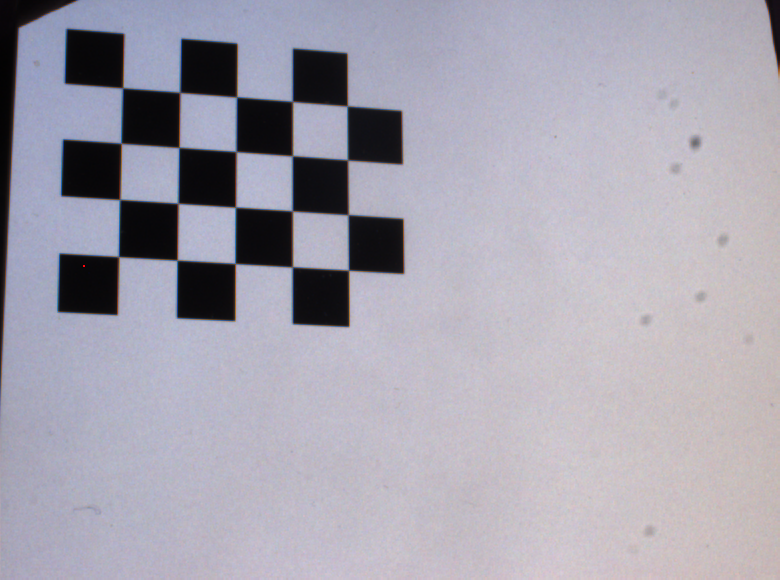
#> input picture Calibration_03_13_2020/ext_manta/ext_manta_01.png, 780 x 580 px; its folder holds 4 pictures in this run
$ python calibration.py
#> lines starting #> are read from the running program, lines starting #| are printed output that depends on the picture
""" Calibration functions. See openCV documentation for ore information"""
import numpy as np
import cv2 as cv
import glob
import matplotlib.pyplot as plt


# Nombre de coins internes du damier
NB_CORNER_WIDTH=5
NB_CORNER_HEIGHT=4
# Largeur d'un carré du damier
nb_pix = 48 # Largeur d'un carré en pixel
l_pix = 0.277e-3 # Largeur d'un pixel
squareSize = nb_pix*l_pix


def takahashi(PATH, NB_CORNER_WIDTH, NB_CORNER_HEIGHT, squareSize, cam):
    """
    Finds and write corners coordinates for each images in PATH directory. Writes all information necessary to run Takahashi's algorithm after.
    Args:
        cam: 'AV' ou 'PG'
        PATH : path to images directory
        NB_CORNER_WIDTH : number of internal corners in the left/right direction
        NB_CORNER_HEIGHT : number of internal corners in the up/down direction
        squareSize : size of chessboard square in meter
    """
    fnames = glob.glob(PATH)
    if len(fnames) > 0:
        # Intrinsic parameters
        mtx, dist = intrinsic(NB_CORNER_WIDTH, NB_CORNER_HEIGHT, squareSize, fnames)
        # Write parameter to file
        r=open("./data_{}/camera.txt".format(cam),"w+")
        for row in mtx :
            r.write("{} {} {}\n".format(row[0], row[1], row[2]))
        r.close()

        # Undistort and takahashi for each image
        index = [0, NB_CORNER_HEIGHT, -1]
        j=1
        errs =[]; good_images=[];
        for fname in fnames:
            img = cv.imread(fname)
            dst = undistort(mtx, dist, img)
            ret, objpoints, imgpoints, err = find_corners(NB_CORNER_WIDTH, NB_CORNER_HEIGHT, squareSize, dst, mtx, dist)
            # Write corner image coordinates for this image
            if ret == True :
                errs.append(err)
                good_images.append(j)
                f=open("./data_{}/input{}.txt".format(cam, j),"w+")
                for i in index :
                    p = imgpoints[i]
                    f.write("{} {}\n".format(p[0,0], p[0,1]))
                f.close()
                j+=1

        # Write corner world coordinates
        m=open("./data_{}/model.txt".format(cam),"w+")
        for i in index :
            p = objpoints[i]
            m.write("{} {} {}\n".format(p[0], p[1], p[2]))
        m.close()

        return errs, good_images
    else :
        print('No images found')


def intrinsic(NB_CORNER_WIDTH, NB_CORNER_HEIGHT, squareSize, fnames):
    """
    Find the intrinsic calibration parameters (camera matrix and distortion coefficient) of one camera
    Args:
        NB_CORNER_WIDTH : number of internal corners in the left/right direction
        NB_CORNER_HEIGHT : number of internal corners in the up/down direction
        squareSize : size of chessboard square in meter
        fnames : path to images to analyses
    Returns:
        mtx : camera matrix (K)
        dist : distortion coefficient
    """
#> called with NB_CORNER_WIDTH = 5, NB_CORNER_HEIGHT = 4, squareSize = 0.0133
    CHECKERBOARD = (NB_CORNER_HEIGHT, NB_CORNER_WIDTH)
    # termination criteria
    criteria = (cv.TERM_CRITERIA_EPS + cv.TERM_CRITERIA_MAX_ITER, 30, 0.001)
    # prepare object points (corner coordinates)
    objp = np.zeros((NB_CORNER_WIDTH*NB_CORNER_HEIGHT,3), np.float32)
    objp[:,:2] = np.mgrid[0:NB_CORNER_HEIGHT,0:NB_CORNER_WIDTH].T.reshape(-1,2)
    objp = objp*squareSize
    # Arrays to store object points and image points from all the images.
    objpoints = [] # 3d point in real world space
    imgpoints = [] # 2d points in image plane.

    for fname in fnames:
        img = cv.imread(fname)
#> img is the input picture: shape (580, 780, 3); mean B, G, R 175.2, 162.9, 165.9
        img = cv.flip(img, -1)
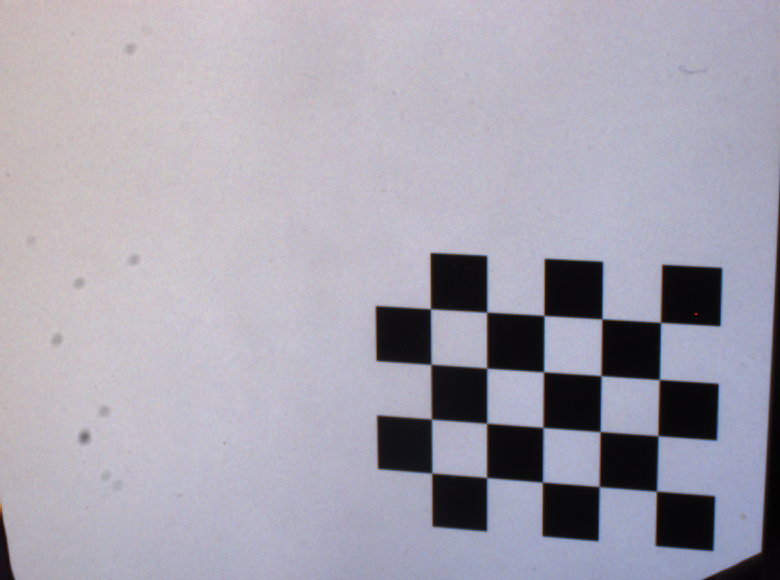
#> img: shape (580, 780, 3); mean B, G, R 175.2, 162.9, 165.9
        gray = cv.cvtColor(img, cv.COLOR_BGR2GRAY)
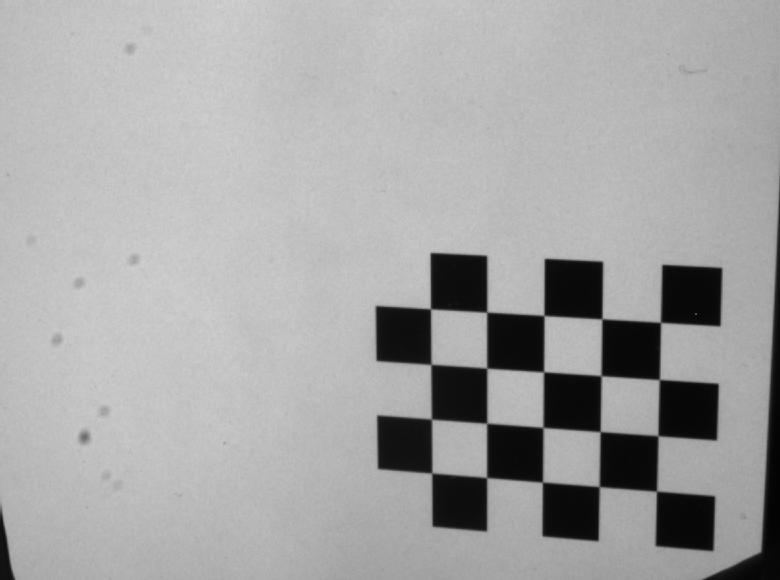
#> gray: shape (580, 780); min 2, max 211, mean 165.2
        # Find the chess board corners
        ret, corners = cv.findChessboardCorners(gray, CHECKERBOARD, None)
#> ret = True; corners = 20 rows, first 8: [660.5, 322.5], [656.7, 381.2], [659, 436.5], [655.3, 492.8], [600, 320.8], [599.1, 373.7], [600.5, 432], [599, 486.5]
        # If found, add object points, image points (after refining them)
        if ret == True:
            objpoints.append(objp)
            corners2 = cv.cornerSubPix(gray, corners, (11,11), (-1,-1), criteria)
#> corners2 = 20 rows, first 8: [660.5, 322.4], [659.4, 379.5], [658, 435.7], [656.5, 491.2], [601.9, 318.9], [601.1, 375.7], [600.1, 431.6], [599.2, 486.6]
            imgpoints.append(corners)
#> pass 2 of the loop in intrinsic, `for fname in fnames:`:
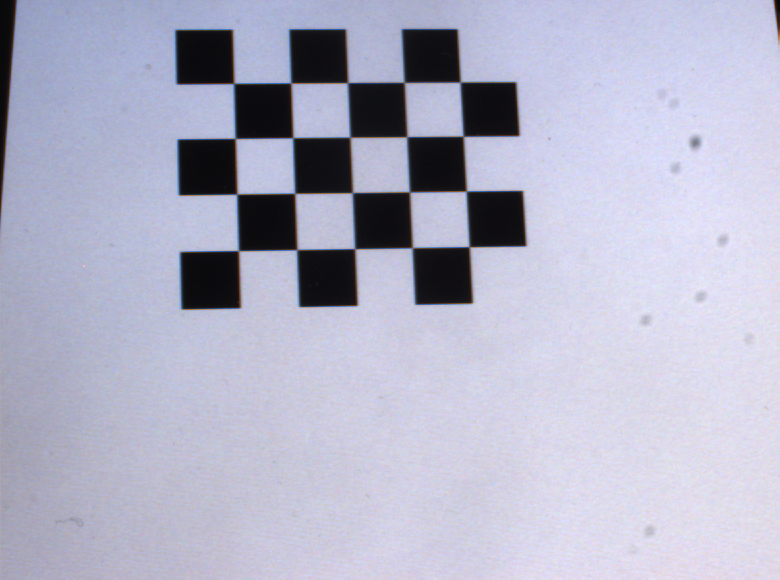
#> input picture Calibration_03_13_2020/ext_manta/ext_manta_03.png, 780 x 580 px
#> in intrinsic, img is the input picture: shape (580, 780, 3); mean B, G, R 199.3, 178.8, 178.4
#> in intrinsic, `gray = cv.cvtColor(img, cv.COLOR_BGR2GRAY)`:
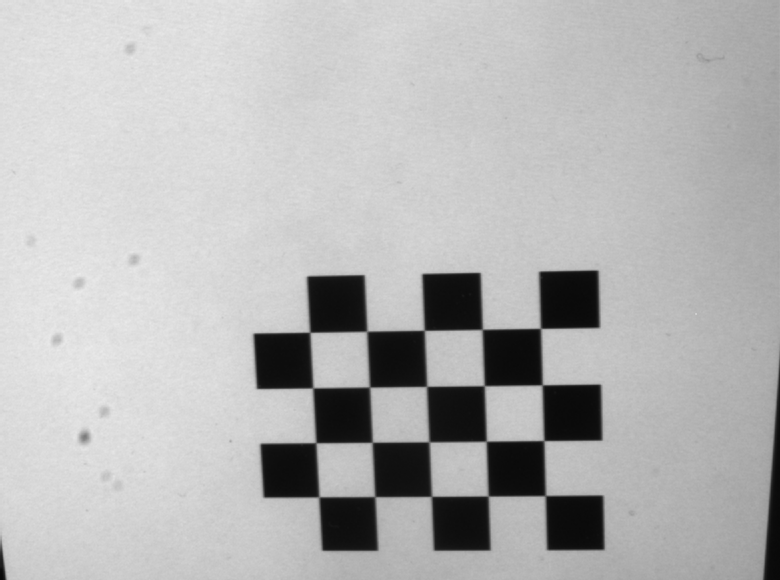
#> gray: shape (580, 780); min 8, max 235, mean 181
#> in intrinsic, `ret, corners = cv.findChessboardCorners(gray, CHECKERBOARD, None)`: corners = 20 rows, first 8: [540.5, 328.5], [544.4, 383.4], [541.5, 439], [545, 495.5], [482.5, 329.5], [484.5, 385.5], [486, 441.5], [488, 496]
#> in intrinsic, `corners2 = cv.cornerSubPix(gray, corners, (11,11), (-1,-1), criteria)`: corners2 = 20 rows, first 8: [540.5, 328.4], [542.1, 384.9], [543.8, 440.6], [545.4, 495.6], [482.2, 329.4], [484.3, 385.7], [486.2, 441.3], [488.2, 496.1]
#> pass 3 of the loop in intrinsic, `for fname in fnames:`:
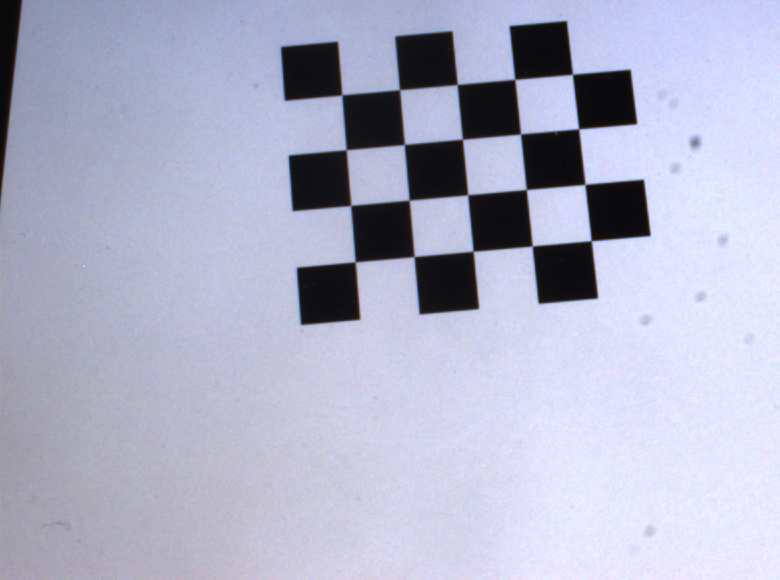
#> input picture Calibration_03_13_2020/ext_manta/ext_manta_04.png, 780 x 580 px
#> in intrinsic, img is the input picture: shape (580, 780, 3); mean B, G, R 201.1, 178.4, 175.9
#> in intrinsic, `gray = cv.cvtColor(img, cv.COLOR_BGR2GRAY)`:
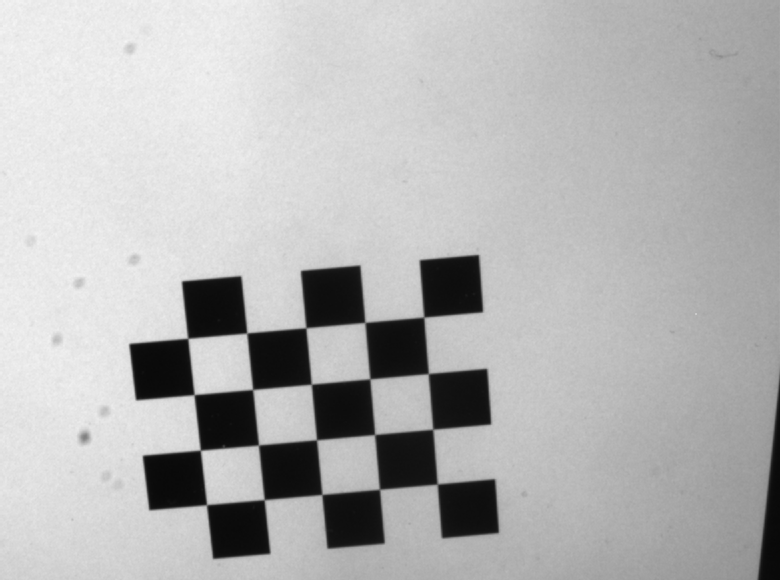
#> gray: shape (580, 780); min 8, max 245, mean 180.3
#> in intrinsic, `ret, corners = cv.findChessboardCorners(gray, CHECKERBOARD, None)`: corners = 20 rows, first 8: [425.5, 318.9], [430.3, 371.9], [434.7, 430.9], [437, 484.5], [366.6, 320.8], [368.3, 377.1], [376.5, 432.6], [377.6, 487.9]
#> in intrinsic, `corners2 = cv.cornerSubPix(gray, corners, (11,11), (-1,-1), criteria)`: corners2 = 20 rows, first 8: [423.8, 317.1], [428.3, 373.6], [432.8, 429.2], [437.3, 484.1], [364.9, 322.4], [369.9, 378.9], [374.6, 434.5], [379.5, 489.3]
#> the loop made 4 passes; the first 3 are shown
            # [6 lines of commented-out code are left out]

    ret, mtx, dist, rvecs, tvecs = cv.calibrateCamera(objpoints, imgpoints, gray.shape[::-1], None, None)
    return mtx, dist

def undistort(mtx, dist, img):
    """ Undistort one image """
    h,  w = img.shape[:2]
#> h = 580; w = 780
    newcameramtx, roi = cv.getOptimalNewCameraMatrix(mtx, dist, (w,h), 1, (w,h))
    # undistort
    dst = cv.undistort(img, mtx, dist, None, newcameramtx)
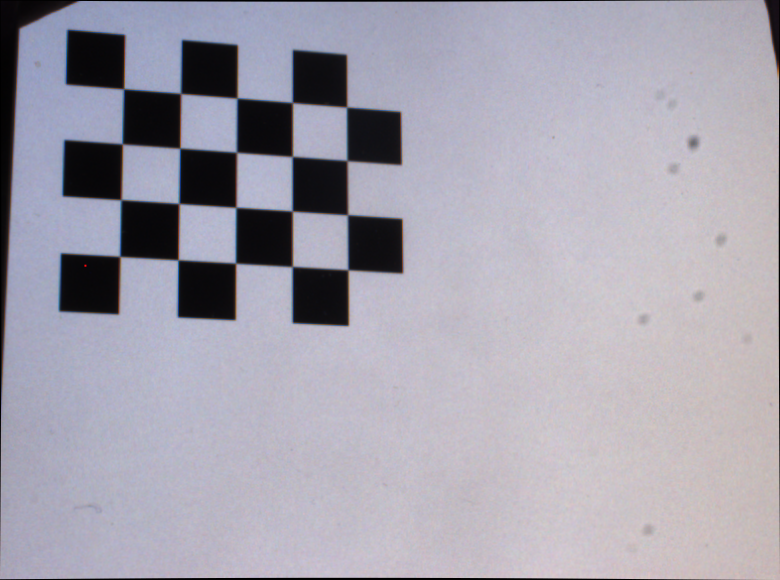
#> dst: shape (580, 780, 3); mean B, G, R 174.1, 161.9, 165
    # crop the image
    x, y, w, h = roi
    dst = dst[y:y+h, x:x+w]
#> dst: shape (575, 776, 3)
    return dst

def reprojection_err(objp, corners2, mtx, dist, rvecs, tvecs):
    """ reprojection_err for one image """
    imgpoints2, _ = cv.projectPoints(objp, rvecs, tvecs, mtx, dist)
    error = cv.norm(corners2, imgpoints2, cv.NORM_L2)/len(imgpoints2)
    return error

def find_corners(NB_CORNER_WIDTH, NB_CORNER_HEIGHT, squareSize, dst, mtx, dist):
    """
    Find corners coordinates in one (undistorted) image
    Args:
        NB_CORNER_WIDTH : number of internal corners in the left/right direction
        NB_CORNER_HEIGHT : number of internal corners in the up/down direction
        squareSize : size of chessboard square in meter
        dst : undistorted image
    Returns :
        ret (Bool) : succes of findChessboardCorners
        imgpoints : list of chessboardcorners in image coordinates
        objpoints : list of chessboardcorners in world coordinates
    """
#> called with NB_CORNER_WIDTH = 5, NB_CORNER_HEIGHT = 4, squareSize = 0.0133, mtx = array of shape (3, 3), dist = array of shape (1, 5)
    CHECKERBOARD = (NB_CORNER_HEIGHT, NB_CORNER_WIDTH)
    # termination criteria
    criteria = (cv.TERM_CRITERIA_EPS + cv.TERM_CRITERIA_MAX_ITER, 30, 0.001)
    # prepare object points (corner coordinates)
    objp = np.zeros((NB_CORNER_WIDTH*NB_CORNER_HEIGHT,3), np.float32)
    objp[:,:2] = np.mgrid[0:NB_CORNER_HEIGHT,0:NB_CORNER_WIDTH].T.reshape(-1,2)
    objp = objp*squareSize

    gray = cv.cvtColor(dst, cv.COLOR_BGR2GRAY)
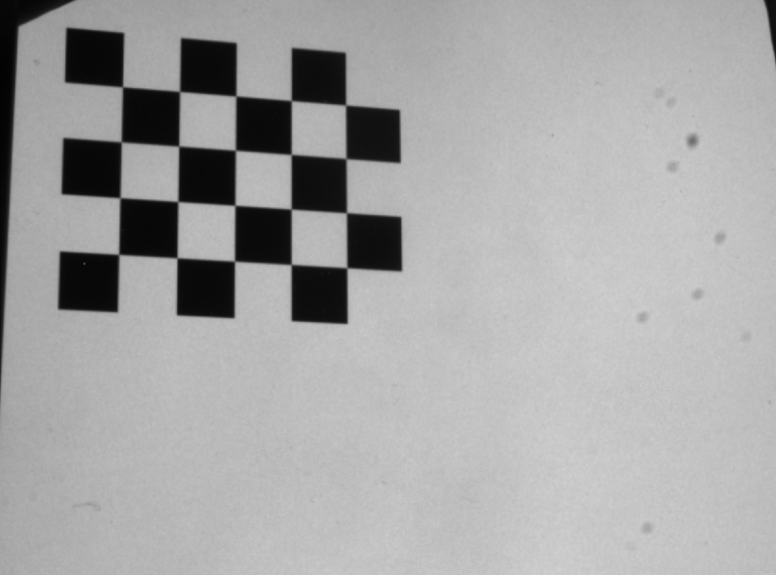
#> gray: shape (575, 776); min 2, max 209, mean 165.3
    # Find the chess board corners
    ret, corners = cv.findChessboardCorners(gray, CHECKERBOARD, None)
#> ret = True; corners = 20 rows, first 8: [118.5, 254.5], [120, 198], [120.8, 141.3], [123.8, 85.23], [177, 258], [176.1, 199.6], [178.5, 146], [179.5, 91.48]
    # If found:
    if ret == True:
        corners2 = cv.cornerSubPix(gray, corners, (11,11), (-1,-1), criteria)
#> corners2 = 20 rows, first 8: [118.8, 254.4], [119.9, 197.7], [121.2, 141.9], [122.6, 86.77], [177, 257.8], [177.9, 201.5], [178.8, 146.1], [179.6, 91.5]
        ret, rvecs, tvecs = cv.solvePnP(objp, corners2, mtx, dist)
        err = reprojection_err(objp, corners2, mtx, dist, rvecs, tvecs)
        return ret, objp, corners2, err
    else:
        return ret, objp, None, None


# Code
PATH = '/Users/mariannelado-roy/projet4/Calibration_03_13_2020/ext_manta/*.png'
errs, good_images = takahashi(PATH, NB_CORNER_WIDTH, NB_CORNER_HEIGHT, squareSize, 'AV')
#> pass 2 of the loop in takahashi, `for fname in fnames:`:
#> in find_corners (call 2), `gray = cv.cvtColor(dst, cv.COLOR_BGR2GRAY)`:
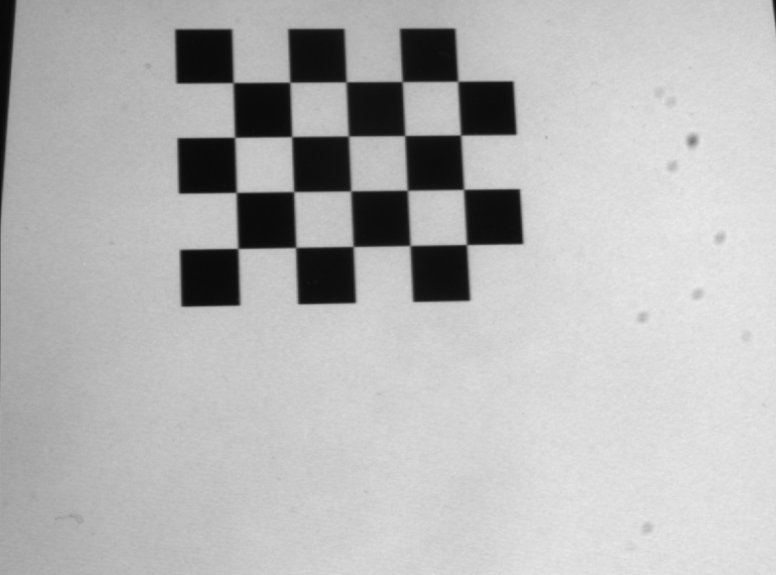
#> gray: shape (575, 776); min 8, max 234, mean 181.1
#> in find_corners (call 2), `ret, corners = cv.findChessboardCorners(gray, CHECKERBOARD, None)`: corners = 20 rows, first 8: [238, 248.5], [236.5, 192], [234, 136.5], [234, 82.5], [295.5, 247], [293.5, 191.5], [291.5, 137], [290.5, 82.5]
#> in find_corners (call 2), `corners2 = cv.cornerSubPix(gray, corners, (11,11), (-1,-1), criteria)`: corners2 = 20 rows, first 8: [237.9, 248.5], [236.3, 192.4], [234.6, 137.3], [233.1, 82.57], [295.7, 247.4], [293.7, 191.6], [291.7, 136.6], [289.8, 82.22]
#> pass 3 of the loop in takahashi, `for fname in fnames:`:
#> in find_corners (call 3), `gray = cv.cvtColor(dst, cv.COLOR_BGR2GRAY)`:
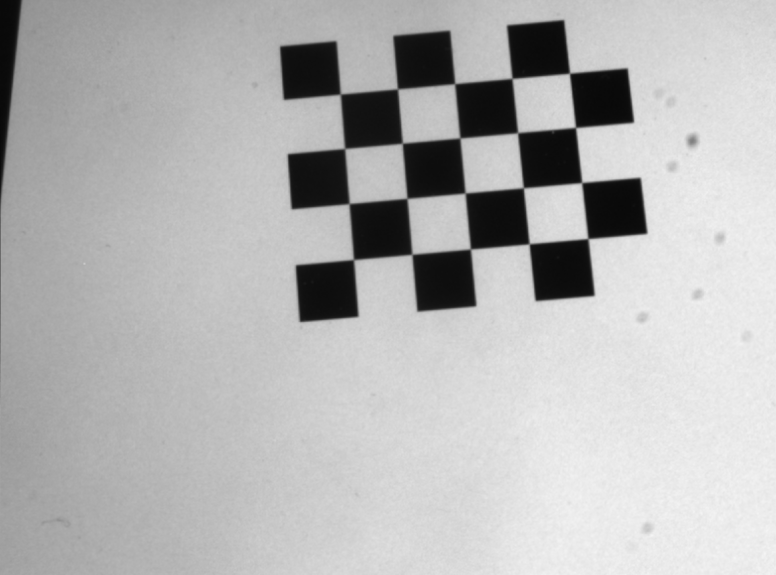
#> gray: shape (575, 776); min 8, max 244, mean 180.2
#> in find_corners (call 3), `ret, corners = cv.findChessboardCorners(gray, CHECKERBOARD, None)`: corners = 20 rows, first 8: [351.8, 257.7], [350.9, 201.8], [344.5, 148.5], [338.3, 96.2], [410.2, 255.9], [408.7, 200.1], [400.5, 145.3], [399.4, 90.57]
#> in find_corners (call 3), `corners2 = cv.cornerSubPix(gray, corners, (11,11), (-1,-1), criteria)`: corners2 = 20 rows, first 8: [353.5, 259.6], [349.1, 203.6], [344.6, 148.5], [340.3, 94.12], [411.9, 254.3], [407, 198.3], [402.3, 143.2], [397.5, 88.87]
#> the loop made 4 passes; the first 3 are shown

plt.figure()
plt.title('Erreur de reprojection AV')
plt.xlabel('Image #')
plt.ylabel('Erreur (pixel)')
plt.bar(good_images, errs)
plt.savefig('./data_AV/err_AV.png', format='png')
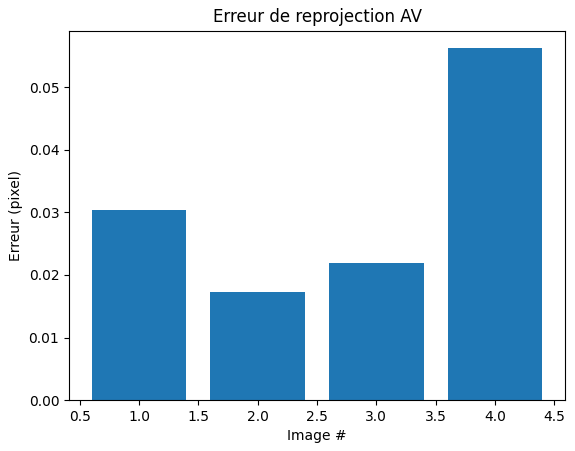
#> figure drawn by matplotlib, 1 panel; tallest bar 0.0562 high, from x = 3.6 to 4.4


PATH = '/Users/mariannelado-roy/projet4/Calibration_03_13_2020/ext_pg/*.png'
errs, good_images = takahashi(PATH, NB_CORNER_WIDTH, NB_CORNER_HEIGHT, squareSize, 'PG')
#> (the run stopped early here; a loop or call above may not have finished)
